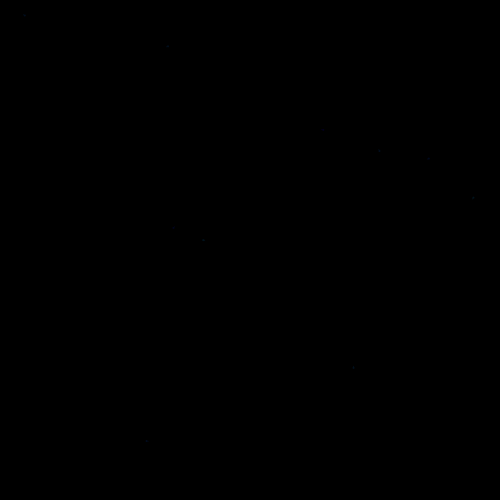
Frame 1 (no input)
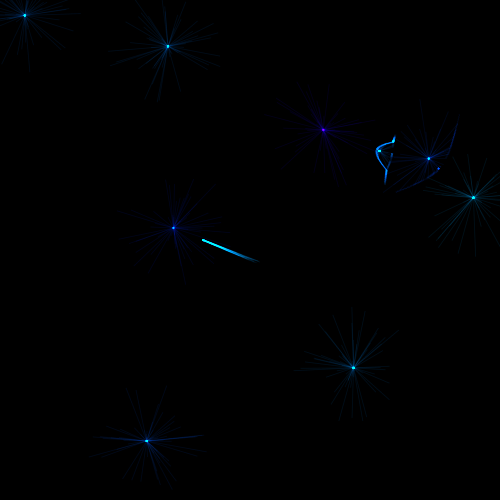
Frame 60 (the mouse pressed at the canvas centre just before this capture)
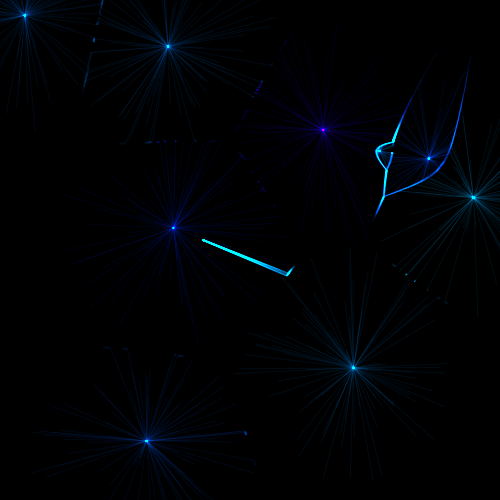
Frame 120 (the mouse held since frame 60 and released just before this capture)

The Processing sketch that drew these frames (run headless with seeded random() and noise(); from frame 60 on, the mouse is pressed at the canvas centre):

// Processing sketch: Particle_AW_MW_Voronoi
// ── Particle_AW_MW_Voronoi.pde
//MV Voronoi with Particle is not same as usual MV Voronoi, so be careful when set mwMin != 1 and mwMax != 1
//MV Voronoi with Particle makes like radial trail if cell is completely in another cell
float dstPow = 2;//maginetic distance factor, we generary use 2 for magnetic field but 4 is good for this situation
float magR = 1;//magnet radius
float partiR = 0.5;//particle radius
int spf = 10;//particle spawn per frame
int nm = 10;//number of magnet 100
float pS = 2;//point size
float lS = 1;//line size
float awMin = 0;//min add weight, 0 when we dont want to use
float mwMin = 1;//!be careful. min multiplicate weight, 1 when we dont want to use
float awMax = 100;//max add weight, 0 when we dont want to use
float mwMax = 1;//!be careful. max multiplicate weight, 1 when we dont want to use
boolean useSecondNearest = false;//use second nearest magnet
//if it true we can get curved good trail and some interesting clack.
//if it false we can get accurate and simple one.

ArrayList<Particle> particles = new ArrayList<Particle>();
ArrayList<Magnet> magnets = new ArrayList<Magnet>();

void setup(){
  //fullScreen();
  blendMode(ADD);
  size(500, 500);
  colorMode(HSB, 360, 100, 100);
  //ortho();
  background(0);
  translate(width/2, height/2);
  stroke(50);
  //noFill();
  //voronoi2D.voronoi.delaunay.show();
  for(int i=0; i<nm; i++){                      
    magnets.add(new Magnet(new PVector(random(0, width), random(0, height)), 1, color(200+random(50), 100, 100, 30)));
  }
}

void keyPressed(){
  if(key == 'r'){
  }
}

void draw(){
  noStroke();
  for(Magnet magnet : magnets){
    if(magnet.power>0)magnet.genParticles(magnet.power);
  }
  for(Particle particle : particles){
    particle.update(magnets);
  }
  for(Particle particle : particles){
    particle.show();
  }
  for(Magnet magnet : magnets){
    magnet.show();
  }
  for(int i=particles.size()-1; i>=0; i--){
    Particle particle = particles.get(i);
    if(!particle.valid(magnets)){
    particles.remove(i);
    }
  }
}

// ── Magnet.pde
class Magnet{
  PVector pos;
  float power;
  color col;
  float aw;//add weight
  float mw;//multiplicate weight
  
  Magnet(PVector pos, float power, color col){
    this.pos = pos;
    this.power = power;
    this.col = col;
    this.aw = random(awMin, awMax);
    this.mw = random(mwMin, mwMax);
  }
  
  void genParticles(float power){
    particles.add(new Particle(pos.copy().add(PVector.random2D().mult(magR-partiR)), power, col)); 
  }
  
  void show(){
    fill(col);
    ellipse(pos.x, pos.y, magR*2, magR*2);
  }
}

// ── Particle.pde
class Particle{
  PVector pos;
  float power;
  color col;
  
  Particle(PVector pos, float power, color col){
    this.pos = pos;
    this.power = power;
    this.col = col;
  }
  
  void update(ArrayList<Magnet> magnets){
    PVector sum = new PVector();
    Magnet mag1 = null;//nearest magnet
    Magnet mag2 = null;//second nearest magnet
    float minDst1 = Float.POSITIVE_INFINITY;//nearest square distance
    float minDst2 = Float.POSITIVE_INFINITY;//second nearest square distance
    for(Magnet magnet : magnets){
      PVector diff = PVector.sub(magnet.pos, pos);
      float Dst = sqrt(diff.x*diff.x + diff.y*diff.y)/magnet.mw+magnet.aw;//for high speed processing
      if(minDst1 > Dst){
        minDst1 = Dst;
        mag1 = magnet;
      }else if(minDst2 > Dst){
        minDst2 = Dst;
        mag2 = magnet;
      }
    }
    if(mag1 == null || mag2 == null)return;
    ArrayList<Magnet> selectedMag = new ArrayList<Magnet>();
    selectedMag.add(mag1);
    if(useSecondNearest){
      selectedMag.add(mag2);
    }
    for(Magnet magnet : selectedMag){
      PVector diff = PVector.sub(pos, magnet.pos);
      float Dst = sqrt(diff.x*diff.x + diff.y*diff.y);
      diff.mult(power*magnet.power/(Dst*Dst));//for easy visualize
      sum.add(diff);
    }
    pos.add(sum.setMag(partiR*2));//for efficient visualize
  }
  
  boolean valid(ArrayList<Magnet> magnets){
    boolean inWindow = pos.x >= 0 && pos.x < width && pos.y >= 0 && pos.y < height;
    boolean collide = false;
    for(Magnet magnet : magnets){
      PVector diff = PVector.sub(pos, magnet.pos);
      float sqrDst = diff.x*diff.x + diff.y*diff.y;
      if(sqrDst<magR*2*magR*2 && power*magnet.power < 0)collide = true;
    }
    return inWindow && (!collide);
  }
  
  void show(){
    fill(col);
    ellipse(pos.x, pos.y, partiR*2, partiR*2);
  }
}
